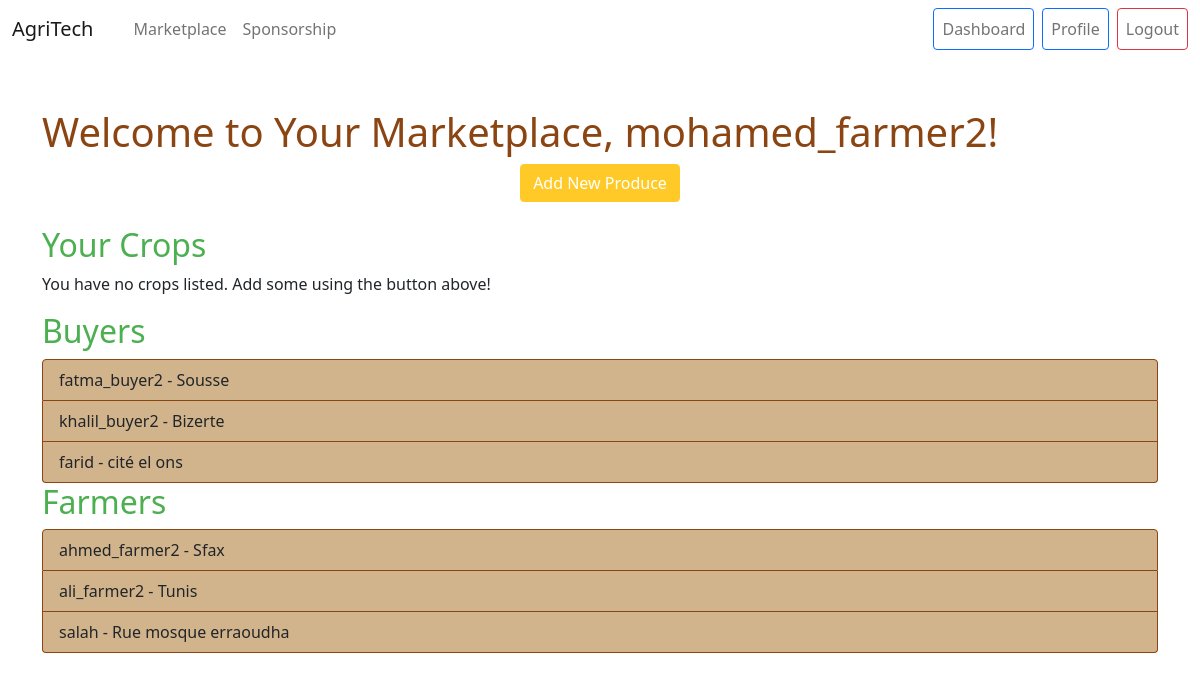
The app's page /marketplace/ (signed in) with its own data.
### marketplace/models.py (models this page shows, shortened)
class Buyer(models.Model):
    profile = models.ForeignKey(UserProfile, on_delete=models.CASCADE, related_name='buyer_profiles', limit_choices_to={'role': 'buyer'})
    phone_number = models.CharField(max_length=15)
    location = models.CharField(max_length=100)
    created_at = models.DateTimeField(auto_now_add=True)
    updated_at = models.DateTimeField(auto_now=True)

class UserProfile(models.Model):
    user = models.OneToOneField(User, on_delete=models.CASCADE)
    ROLE_CHOICES = (
        ('farmer', 'Farmer'),
        ('sponsor', 'Sponsor'),
        ('buyer', 'Buyer'),
    )
    role = models.CharField(max_length=10, choices=ROLE_CHOICES)
    created_at = models.DateTimeField(auto_now_add=True)
    updated_at = models.DateTimeField(auto_now=True)

class Farmer(models.Model):
    profile = models.ForeignKey(UserProfile, on_delete=models.CASCADE, related_name='farmer_profiles', limit_choices_to={'role': 'farmer'})
    phone_number = models.CharField(max_length=15)
    location = models.CharField(max_length=100)
    rating = models.DecimalField(max_digits=3, decimal_places=2, default=0.0)
    total_ratings = models.PositiveIntegerField(default=0)
    created_at = models.DateTimeField(auto_now_add=True)
    updated_at = models.DateTimeField(auto_now=True)

### marketplace/views.py (the view)
# urls.py: path('', views.marketplace_home, name='marketplace_home'),
def marketplace_home(request):
    categories = ProduceCategory.objects.all()
    featured_produce = Produce.objects.filter(is_available=True).order_by('-created_at')[:6]
    top_farmers = Farmer.objects.order_by('-rating')[:5]
    if request.user.is_authenticated and hasattr(request.user, 'userprofile') and request.user.userprofile.role == 'farmer':
        try:
            profile = UserProfile.objects.get(user=request.user)
            farmer = Farmer.objects.get(profile=profile)
            crops = Produce.objects.filter(farmer=farmer, is_available=True)
            buyers = Buyer.objects.all()  # Adjust queryset as needed
            farmers = Farmer.objects.exclude(profile=profile)  # Exclude current farmer
            context = {
                'categories': categories,
                'featured_produce': featured_produce,
                'top_farmers': top_farmers,
                'crops': crops,
                'buyers': buyers,
                'farmers': farmers,
            }
        except (UserProfile.DoesNotExist, Farmer.DoesNotExist):
            context = {
                'categories': categories,
                'featured_produce': featured_produce,
                'top_farmers': top_farmers,
            }
    else:
        context = {
            'categories': categories,
            'featured_produce': featured_produce,
            'top_farmers': top_farmers,
        }
    return render(request, 'marketplace/home.html', context)

### templates/marketplace/home.html (shortened to what this page needs)
{% extends 'base.html' %}
{% block content %}
<div class="home-container">
    {% if user.is_authenticated and user.userprofile.role == 'farmer' %}
        <h1>Welcome to Your Marketplace, {{ user.username }}!</h1>
        <div class="mb-4 text-center">
            <a href="{% url 'marketplace:add_produce' %}" class="btn btn-primary">Add New Produce</a>
        </div>
        <h2>Your Crops</h2>
        {% if crops %}
            <ul class="list-group">
                {% for crop in crops %}
                    <li class="list-group-item">{{ crop.title }} - {{ crop.quantity }} {{ crop.unit }} ({{ crop.location }})</li>
                {% endfor %}
            </ul>
        {% else %}
            <p>You have no crops listed. Add some using the button above!</p>
        {% endif %}
        <h2>Buyers</h2>
        {% if buyers %}
            <ul class="list-group">
                {% for buyer in buyers %}
                    <li class="list-group-item">{{ buyer.profile.user.username }} - {{ buyer.location }}</li>
                {% endfor %}
            </ul>
        {% else %}
            <p>No buyers available at this time.</p>
        {% endif %}
        <h2>Farmers</h2>
        {% if farmers %}
            <ul class="list-group">
                {% for farmer in farmers %}
                    <li class="list-group-item">{{ farmer.profile.user.username }} - {{ farmer.location }}</li>
                {% endfor %}
            </ul>
        {% else %}
            <p>No other farmers available at this time.</p>
        {% endif %}
    {% endif %}
</div>
{% endblock %}

### templates/marketplace/home.html (style rules this page uses)
.home-container h1 { color: #8B4513; }
.home-container h2 { color: #4CAF50; }
.home-container .btn-primary { background-color: #FFCA28; border-color: #FFCA28; }
.home-container .list-group-item { background-color: #D2B48C; border-color: #8B4513; }

### records on screen
Buyer: profile.user.username "fatma_buyer2", location "Sousse"
Buyer: profile.user.username "khalil_buyer2", location "Bizerte"
Buyer: profile.user.username "farid", location "cité el ons"
Farmer: profile.user.username "ahmed_farmer2", location "Sfax"
Farmer: profile.user.username "ali_farmer2", location "Tunis"
Farmer: profile.user.username "salah", location "Rue mosque erraoudha"

### other values on screen
{{ user.username }} "mohamed_farmer2"
